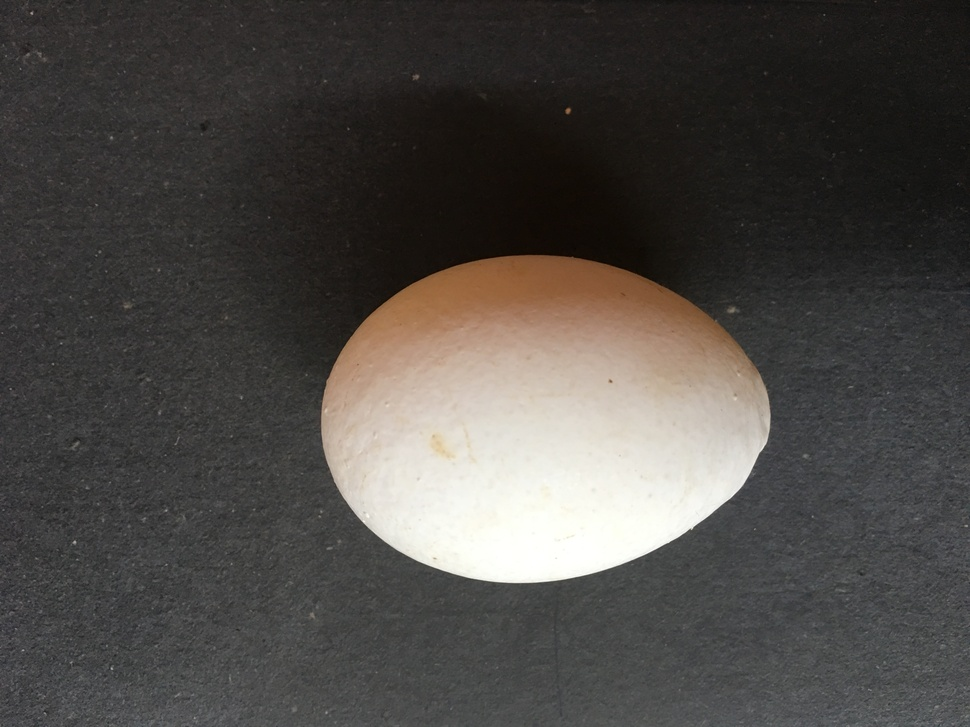
%> input picture normal/normal3.JPG, 970 x 727 px, shrunk from 4032 x 3024 before the run
$ octave --eval "result = Test('sharpe/IMG_3999.JPG');"   (GNU Octave 9; MATLAB toolbox functions it lacks are replaced by stand-ins)
%> lines starting %> are read from the running program, lines starting %| are printed output that depends on the picture; in (x1, y1, x2, y2) boxes, pixels count from 0 and x2, y2 are one past the last pixel; in counts of white or black regions, pixels touching at a corner belong together; the program's own positions count from 1; long printed decimals are rounded
function X = Test(ImageFile)
%> called with ImageFile = 'sharpe/IMG_3999.JPG'
% Step 1: Read image Read in
trainRGB = imread("normal/normal3.JPG"); %Treshold Image
%> trainRGB is the input picture: size 727x970x3 uint8; mean R, G, B 77, 73.7, 70.3
%  figure,
%  imshow(trainRGB),
%  title('Original Image');

ITrain = rgb2gray(trainRGB);
seTrain = strel('disk',15)
trainBackground = imopen(ITrain,seTrain);
I2Train = ITrain - trainBackground;
I3Train = imadjust(I2Train);
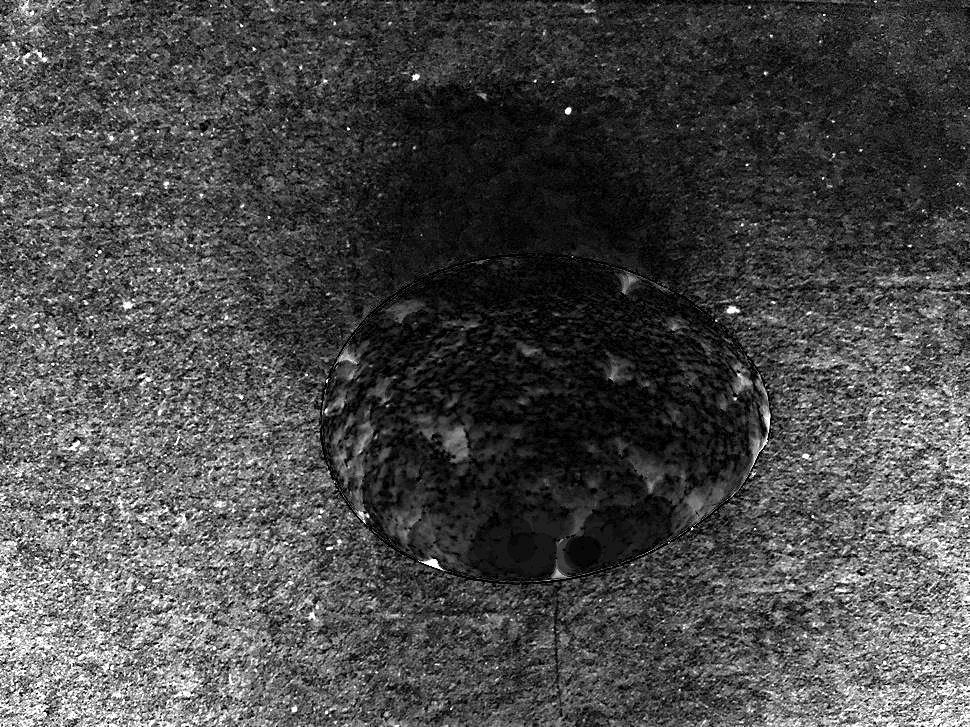
%> I3Train: size 727x970 uint8; min 0, max 255, mean 73.3

% Step 2: Convert image from rgb to gray
trainGRAY = rgb2gray(trainRGB);
% figure,
% imshow(trainGRAY),
% title('Gray Image');

trainThreshold = graythresh(I3Train);
%> trainThreshold = 0.347
trainBinaryimage = im2bw(trainGRAY, trainThreshold);
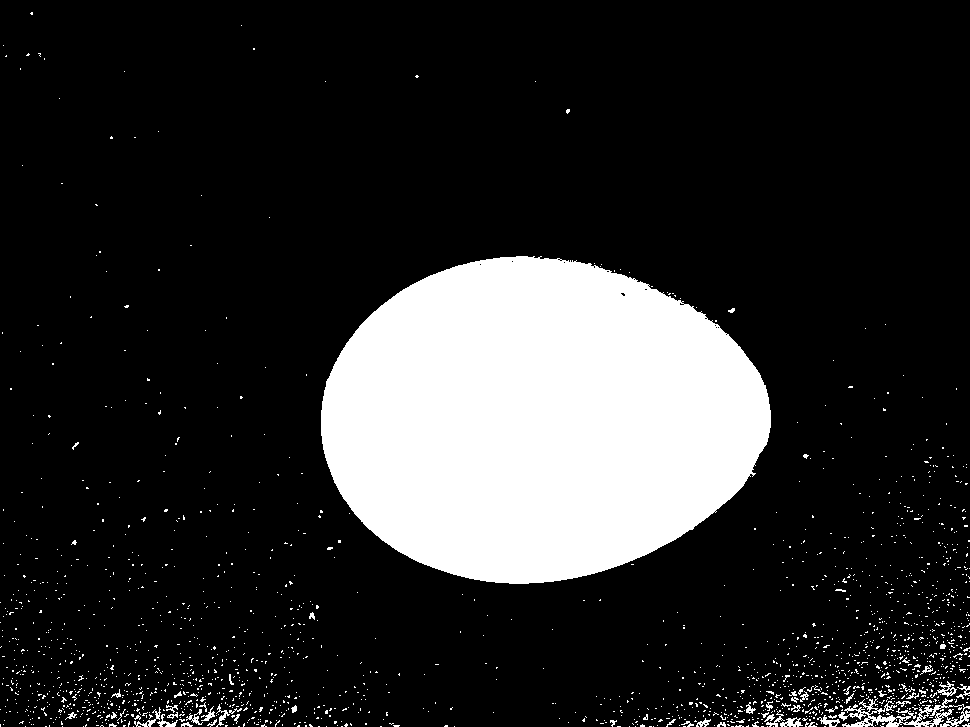
%> trainBinaryimage: size 727x970 logical; 17.2% white; 1824 white regions (1770 under 20 px), largest, box (x1, y1, x2, y2) and area: (321, 256, 771, 584) 112994, (838, 698, 970, 727) 1375, (780, 717, 803, 727) 123
% figure,
% imshow(trainBinaryimage),
% title('Binary Image IM2bW');

%Filter Binary Image by Size of Objects
BW2Train = bwareafilt(trainBinaryimage,1);
%> BW2Train: size 727x970 logical; 16% white; 1 white region
% figure,
% imshow(BW2Train),
% title('BW2 Image');

BW2Train = im2bw(BW2Train); %// Just in case...
sTrain  = regionprops(BW2Train,'centroid');
%> sTrain = 1 region; Centroid: [539.5 420.8]
centroids = cat(1, sTrain.Centroid);
%> centroids = [539.5 420.8]
% imshow(BW2Train)
% title('BW2 Image - Centroid');
hold on
plot(centroids(:,1), centroids(:,2), 'b*')
hold off

boundTrain = regionprops(BW2Train, 'BoundingBox', 'Area');
%> boundTrain = 1 region; box (x1, y1, x2, y2) and Area: (321, 256, 771, 584) 112994
%// Obtaining Bounding Box co-ordinates
bboxesTrain = reshape([boundTrain.BoundingBox], 4, []).';
%> bboxesTrain = [321.5 256.5 450 328]

%// Obtain the areas within each bounding box
areasTrain = [boundTrain.Area].';
%> areasTrain = 112994

%// Figure out which bounding box has the maximum area
[~,maxIndTrain] = max(areasTrain);
%> maxIndTrain = 1

%// Obtain this bounding box
%// Ensure all floating point is removed
finalBBTrain = floor(bboxesTrain(maxIndTrain,:));
%> finalBBTrain = [321 256 450 328]

%// Crop the image
outTrainBinaryimage = BW2Train(finalBBTrain(2):finalBBTrain(2)+finalBBTrain(4), finalBBTrain(1):finalBBTrain(1)+finalBBTrain(3));
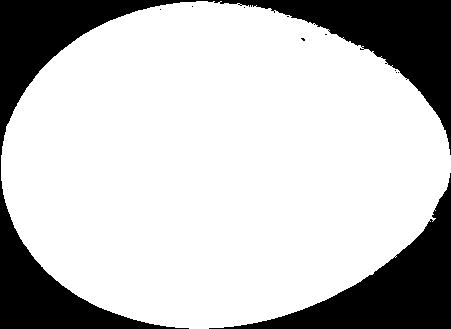
%> outTrainBinaryimage: size 329x451 logical; 76.2% white; 11 black regions (9 under 20 px), largest, box (x1, y1, x2, y2) and area: (0, 0, 451, 329) 24938, (209, 173, 451, 329) 10429
%// Show the images
% figure;
% imshow(outTrainBinaryimage);

[theight, twidth, numberOfColorChannels] = size(outTrainBinaryimage)
%> theight = 329; twidth = 451; numberOfColorChannels = 1

fprintf("train width : %i", theight);
fprintf("train height : %i", twidth);
fprintf("train width/height : %f",theight/twidth);


%binaryimage: a binary image
trainxwidth = 1:size(outTrainBinaryimage, 2);
%> trainxwidth = 451 values from 1 to 451
trainxcount = sum(outTrainBinaryimage, 1);
%> trainxcount = 451 values, max 328 at index 197, min 0 at index 1, mean 250.5
trainyheight = 1:size(outTrainBinaryimage, 1);
%> trainyheight = 329 values from 1 to 329
trainycount = sum(outTrainBinaryimage, 2);
%> trainycount = 329 values, max 450 at index 156, min 0 at index 1, mean 343.4

% Step 1: Read image Read in
RGBevaluate = imread(ImageFile); %Treshold Image
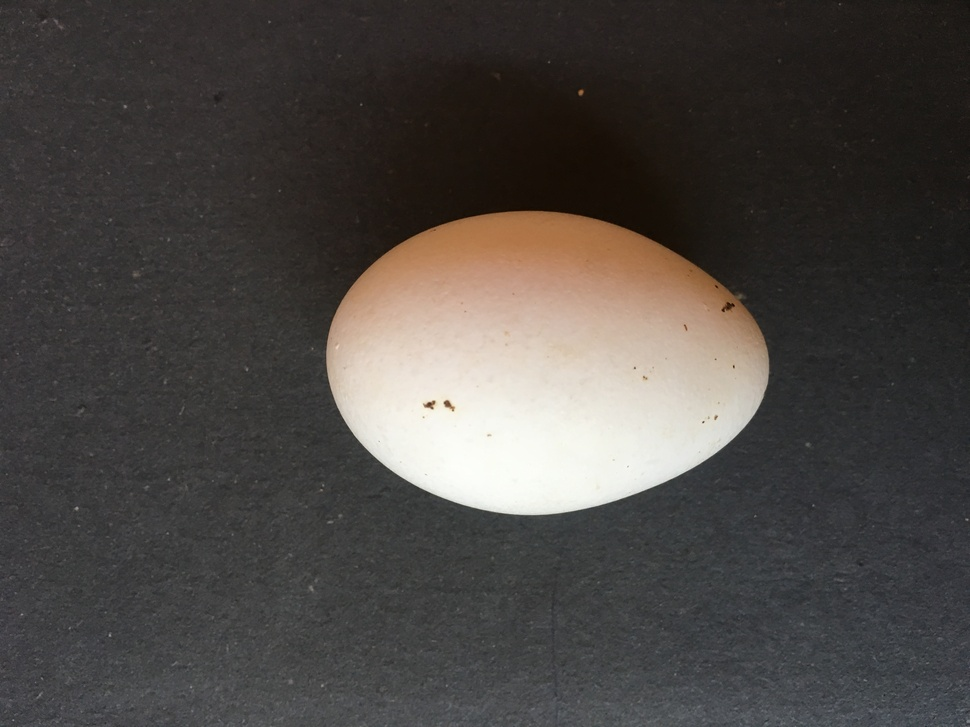
%> input picture sharpe/IMG_3999.JPG, 970 x 727 px, shrunk from 4032 x 3024 before the run
%> RGBevaluate is the input picture: size 727x970x3 uint8; mean R, G, B 75.2, 70.9, 67.8
% figure,
% imshow(RGBevaluate),
% title('Original Image');


IEvaluate = rgb2gray(RGBevaluate);
seEvaluate = strel('disk',15)
backgroundEvaluate = imopen(IEvaluate,seEvaluate);
% imshow(backgroundEvaluate)
I2evaluate = IEvaluate - backgroundEvaluate;
% figure,
% imshow(I2evaluate)


I3evaluate = imadjust(I2evaluate);
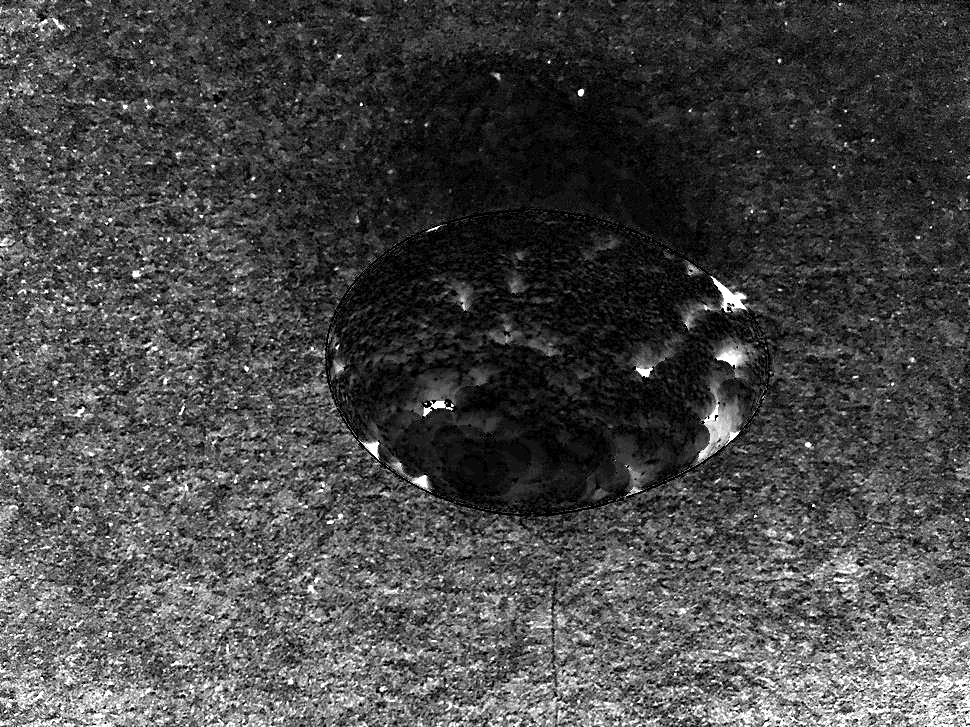
%> I3evaluate: size 727x970 uint8; min 0, max 255, mean 71.7
% figure,
% imshow(I3evaluate)

% Step 2: Convert image from rgb to gray
evaluateGRAY = rgb2gray(RGBevaluate);
% figure,
% imshow(evaluateGRAY),
% title('Gray Image');

evaluatethreshold = graythresh(I3evaluate);
%> evaluatethreshold = 0.363
evaluateBinaryimage = im2bw(evaluateGRAY, evaluatethreshold);
%> evaluateBinaryimage: size 727x970 logical; 14.8% white; 544 white regions (540 under 20 px), largest, box (x1, y1, x2, y2) and area: (326, 211, 769, 516) 102858, (646, 717, 660, 724) 31, (678, 714, 686, 722) 30, (629, 719, 638, 725) 28
% figure,
% imshow(evaluateBinaryimage),
% title('Binary Image');

%Filter Binary Image by Size of Objects
BW2evaluate = bwareafilt(evaluateBinaryimage,1);
%> BW2evaluate: size 727x970 logical; 14.6% white; 1 white region
% figure,
% imshow(BW2evaluate),
% title('BW2 Image');

BW2evaluate = im2bw(BW2evaluate); %// Just in case...
s  = regionprops(BW2evaluate,'centroid');
%> s = 1 region; Centroid: [542.2 363.7]
centroids = cat(1, s.Centroid);
%> centroids = [542.2 363.7]
% imshow(BW2evaluate)
% title('BW2 Image - Centroid');
hold on
plot(centroids(:,1), centroids(:,2), 'b*')
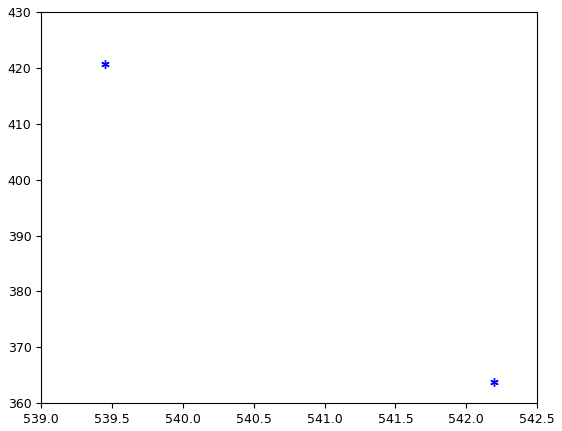
%> figure redrawn from the program's plot data
hold off

bound = regionprops(BW2evaluate, 'BoundingBox', 'Area');
%> bound = 1 region; box (x1, y1, x2, y2) and Area: (326, 211, 769, 516) 102858
%// Obtaining Bounding Box co-ordinates
bboxes = reshape([bound.BoundingBox], 4, []).';
%> bboxes = [326.5 211.5 443 305]

%// Obtain the areas within each bounding box
areas = [bound.Area].';
%> areas = 102858

%// Figure out which bounding box has the maximum area
[~,maxInd] = max(areas);
%> maxInd = 1

%// Obtain this bounding box
%// Ensure all floating point is removed
finalEvaluateBB = floor(bboxes(maxInd,:));
%> finalEvaluateBB = [326 211 443 305]

%// Crop the image
outEvaluateBinaryimage = BW2evaluate(finalEvaluateBB(2):finalEvaluateBB(2)+finalEvaluateBB(4), finalEvaluateBB(1):finalEvaluateBB(1)+finalEvaluateBB(3));
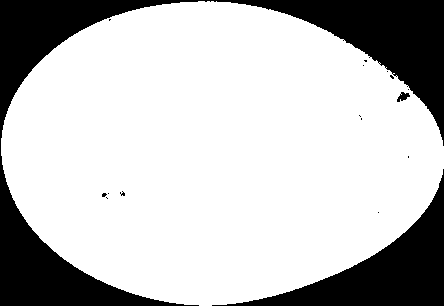
%> outEvaluateBinaryimage: size 306x444 logical; 75.7% white; 17 black regions (14 under 20 px), largest, box (x1, y1, x2, y2) and area: (0, 0, 444, 306) 24093, (212, 169, 444, 306) 8780, (397, 92, 410, 102) 73
%// Show the images
figure;
imshow(outEvaluateBinaryimage);
title(ImageFile);


[height, width, numberOfColorChannels] = size(outEvaluateBinaryimage)
%> height = 306; width = 444

%binaryimage: a binary image
xwidth = 1:size(outEvaluateBinaryimage, 2);
%> xwidth = 444 values from 1 to 444
xcount = sum(outEvaluateBinaryimage, 1);
%> xcount = 444 values, max 305 at index 200, min 0 at index 1, mean 231.7
yheight = 1:size(outEvaluateBinaryimage, 1);
%> yheight = 306 values from 1 to 306
ycount = sum(outEvaluateBinaryimage, 2);
%> ycount = 306 values, max 443 at index 147, min 0 at index 1, mean 336.1

fprintf("Image Name : %s  \n", ImageFile);
%| train width : 329train height : 451train width/height : 0.729490Image Name : sharpe/IMG_3999.JPG
fprintf("width : %i  \n", height);
%| width : 306
fprintf("height : %i \n", width);
%| height : 444
fprintf("width/height : %f \n",height/width);
%| width/height : 0.6892


% NORMAL - 0.697 <  W/H <  0.801
% ROUND   -  0.801 <  W/H
% SHARPE -   W/H  <  0.697

a = height/width;
if a >= 0.697 && a <= 0.801
   fprintf("Result : NORMAL\n");
   msgbox('NORMAL','Success');
elseif a > 0.801
    fprintf("Result : ROUND \n");
    msgbox('ROUND','Success');
else
    fprintf("Result : SHARPE \n");
    msgbox('SHARPE','Success');
end

% [22 lines of commented-out code are left out]

return
%> (the run ends here)
